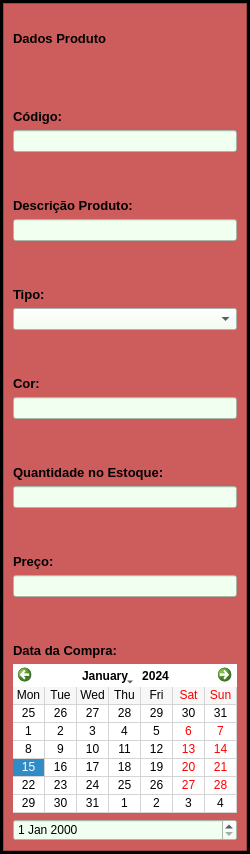
               <widget class="QFrame" name="frame_7">
                <property name="styleSheet">
                 <string notr="true">background-color:rgb(0,0,0)</string>
                </property>
                <property name="frameShape">
                 <enum>QFrame::StyledPanel</enum>
                </property>
                <property name="frameShadow">
                 <enum>QFrame::Raised</enum>
                </property>
                <layout class="QGridLayout" name="gridLayout_5">
                 <property name="sizeConstraint">
                  <enum>QLayout::SetMaximumSize</enum>
                 </property>
                 <property name="leftMargin">
                  <number>2</number>
                 </property>
                 <property name="topMargin">
                  <number>2</number>
                 </property>
                 <property name="rightMargin">
                  <number>2</number>
                 </property>
                 <property name="bottomMargin">
                  <number>2</number>
                 </property>
                 <item row="0" column="0">
                  <widget class="QFrame" name="frame_2">
                   <property name="sizePolicy">
                    <sizepolicy hsizetype="Preferred" vsizetype="Preferred">
                     <horstretch>0</horstretch>
                     <verstretch>0</verstretch>
                    </sizepolicy>
                   </property>
                   <property name="minimumSize">
                    <size>
                     <width>0</width>
                     <height>200</height>
                    </size>
                   </property>
                   <property name="maximumSize">
                    <size>
                     <width>400</width>
                     <height>16777215</height>
                    </size>
                   </property>
                   <property name="styleSheet">
                    <string notr="true">background-color: rgb(205,92,92);</string>
                   </property>
                   <property name="frameShape">
                    <enum>QFrame::StyledPanel</enum>
                   </property>
                   <property name="frameShadow">
                    <enum>QFrame::Raised</enum>
                   </property>
                   <layout class="QVBoxLayout" name="verticalLayout_23">
                    <item>
                     <widget class="QLabel" name="label_14">
                      <property name="minimumSize">
                       <size>
                        <width>0</width>
                        <height>50</height>
                       </size>
                      </property>
                      <property name="font">
                       <font>
                        <family>Arial</family>
                        <pointsize>10</pointsize>
                        <weight>75</weight>
                        <bold>true</bold>
                       </font>
                      </property>
                      <property name="text">
                       <string>Dados Produto</string>
                      </property>
                     </widget>
                    </item>
                    <item>
                     <spacer name="verticalSpacer_12">
                      <property name="orientation">
                       <enum>Qt::Vertical</enum>
                      </property>
                      <property name="sizeHint" stdset="0">
                       <size>
                        <width>20</width>
                        <height>40</height>
                       </size>
                      </property>
                     </spacer>
                    </item>
                    <item>
                     <layout class="QVBoxLayout" name="verticalLayout_7">
                      <item>
                       <widget class="QLabel" name="label_9">
                        <property name="font">
                         <font>
                          <family>Arial</family>
                          <pointsize>10</pointsize>
                          <weight>75</weight>
                          <bold>true</bold>
                         </font>
                        </property>
                        <property name="text">
                         <string>Código:</string>
                        </property>
                       </widget>
                      </item>
                      <item>
                       <widget class="QLineEdit" name="txt_cod_prod">
                        <property name="minimumSize">
                         <size>
                          <width>200</width>
                          <height>0</height>
                         </size>
                        </property>
                        <property name="maximumSize">
                         <size>
                          <width>16777215</width>
                          <height>16777215</height>
                         </size>
                        </property>
                        <property name="styleSheet">
                         <string notr="true">background-color:rgb(240,255,240)</string>
                        </property>
                       </widget>
                      </item>
                     </layout>
                    </item>
                    <item>
                     <spacer name="verticalSpacer_7">
                      <property name="orientation">
                       <enum>Qt::Vertical</enum>
                      </property>
                      <property name="sizeHint" stdset="0">
                       <size>
                        <width>20</width>
                        <height>40</height>
                       </size>
                      </property>
                     </spacer>
                    </item>
                    <item>
                     <layout class="QVBoxLayout" name="verticalLayout_8">
                      <item>
                       <widget class="QLabel" name="label_7">
                        <property name="font">
                         <font>
                          <family>Arial</family>
                          <pointsize>10</pointsize>
                          <weight>75</weight>
                          <bold>true</bold>
                         </font>
                        </property>
                        <property name="text">
                         <string>Descrição Produto:</string>
                        </property>
                       </widget>
                      </item>
                      <item>
                       <widget class="QLineEdit" name="txt_desc_prod">
                        <property name="minimumSize">
                         <size>
                          <width>200</width>
                          <height>0</height>
                         </size>
                        </property>
                        <property name="maximumSize">
                         <size>
                          <width>16777215</width>
                          <height>16777215</height>
                         </size>
                        </property>
                        <property name="styleSheet">
                         <string notr="true">background-color:rgb(240,255,240)</string>
                        </property>
                       </widget>
                      </item>
                     </layout>
                    </item>
                    <item>
                     <spacer name="verticalSpacer_8">
                      <property name="orientation">
                       <enum>Qt::Vertical</enum>
                      </property>
                      <property name="sizeHint" stdset="0">
                       <size>
                        <width>20</width>
                        <height>40</height>
                       </size>
                      </property>
                     </spacer>
                    </item>
                    <item>
                     <layout class="QVBoxLayout" name="verticalLayout_9">
                      <item>
                       <widget class="QLabel" name="label_8">
                        <property name="font">
                         <font>
                          <family>Arial</family>
                          <pointsize>10</pointsize>
                          <weight>75</weight>
                          <bold>true</bold>
                         </font>
                        </property>
                        <property name="text">
                         <string>Tipo:</string>
                        </property>
                       </widget>
                      </item>
                      <item>
                       <widget class="QComboBox" name="txt_tipo_prod">
                        <property name="minimumSize">
                         <size>
                          <width>200</width>
                          <height>0</height>
                         </size>
                        </property>
                        <property name="maximumSize">
                         <size>
                          <width>16777215</width>
                          <height>16777215</height>
                         </size>
                        </property>
                        <property name="styleSheet">
                         <string notr="true">background-color:rgb(240,255,240)</string>
                        </property>
                        <item>
                         <property name="text">
                          <string/>
                         </property>
                        </item>
                        <item>
                         <property name="text">
                          <string>Camisa</string>
                         </property>
                        </item>
                        <item>
                         <property name="text">
                          <string>Camiseta</string>
                         </property>
                        </item>
                        <item>
                         <property name="text">
                          <string>Blusa</string>
                         </property>
                        </item>
                        <item>
                         <property name="text">
                          <string>Short Masculino</string>
                         </property>
                        </item>
                        <item>
                         <property name="text">
                          <string>Short Feminino</string>
                         </property>
                        </item>
                        <item>
                         <property name="text">
                          <string>Bermuda Masculina</string>
                         </property>
                        </item>
                        <item>
                         <property name="text">
                          <string>Bermuda Feminina</string>
                         </property>
                        </item>
                        <item>
                         <property name="text">
                          <string>Short Jeans Masculino</string>
                         </property>
                        </item>
                        <item>
                         <property name="text">
                          <string>Short Jeans Feminino</string>
                         </property>
                        </item>
                        <item>
                         <property name="text">
                          <string>Bermuda Jeans Masculina</string>
                         </property>
                        </item>
                        <item>
                         <property name="text">
                          <string>Bermuda Jeans Feminina</string>
                         </property>
                        </item>
                        <item>
                         <property name="text">
                          <string>Calça Masculina</string>
                         </property>
                        </item>
                        <item>
                         <property name="text">
                          <string>Calça Feminina</string>
                         </property>
                        </item>
                        <item>
                         <property name="text">
                          <string>Calça Jeans Masculina</string>
                         </property>
                        </item>
                        <item>
                         <property name="text">
                          <string>Calça Jeans Feminina</string>
                         </property>
                        </item>
                       </widget>
                      </item>
                     </layout>
                    </item>
                    <item>
                     <spacer name="verticalSpacer_9">
                      <property name="orientation">
                       <enum>Qt::Vertical</enum>
                      </property>
                      <property name="sizeHint" stdset="0">
                       <size>
                        <width>20</width>
                        <height>40</height>
                       </size>
                      </property>
                     </spacer>
                    </item>
                    <item>
                     <layout class="QVBoxLayout" name="verticalLayout_12">
                      <item>
                       <widget class="QLabel" name="label_10">
                        <property name="font">
                         <font>
                          <family>Arial</family>
                          <pointsize>10</pointsize>
                          <weight>75</weight>
                          <bold>true</bold>
                         </font>
                        </property>
                        <property name="text">
                         <string>Cor:</string>
                        </property>
                       </widget>
                      </item>
                      <item>
                       <widget class="QLineEdit" name="txt_cor_prod">
                        <property name="minimumSize">
                         <size>
                          <width>200</width>
                          <height>0</height>
                         </size>
                        </property>
                        <property name="maximumSize">
                         <size>
                          <width>16777215</width>
                          <height>16777215</height>
                         </size>
                        </property>
                        <property name="styleSheet">
                         <string notr="true">background-color:rgb(240,255,240)</string>
                        </property>
                       </widget>
                      </item>
                     </layout>
                    </item>
                    <item>
                     <spacer name="verticalSpacer_10">
                      <property name="orientation">
                       <enum>Qt::Vertical</enum>
                      </property>
                      <property name="sizeHint" stdset="0">
                       <size>
                        <width>20</width>
                        <height>40</height>
                       </size>
                      </property>
                     </spacer>
                    </item>
                    <item>
                     <layout class="QVBoxLayout" name="verticalLayout_11">
                      <item>
                       <widget class="QLabel" name="label_13">
                        <property name="font">
                         <font>
                          <family>Arial</family>
                          <pointsize>10</pointsize>
                          <weight>75</weight>
                          <bold>true</bold>
                         </font>
                        </property>
                        <property name="text">
                         <string>Quantidade no Estoque:</string>
                        </property>
                       </widget>
                      </item>
                      <item>
                       <widget class="QLineEdit" name="txt_qntd_prod">
                        <property name="minimumSize">
                         <size>
                          <width>200</width>
                          <height>0</height>
                         </size>
                        </property>
                        <property name="maximumSize">
                         <size>
                          <width>16777215</width>
                          <height>16777215</height>
                         </size>
                        </property>
                        <property name="styleSheet">
                         <string notr="true">background-color:rgb(240,255,240)</string>
                        </property>
                       </widget>
                      </item>
                     </layout>
                    </item>
                    <item>
                     <spacer name="verticalSpacer_11">
                      <property name="orientation">
                       <enum>Qt::Vertical</enum>
                      </property>
                      <property name="sizeHint" stdset="0">
                       <size>
                        <width>20</width>
                        <height>40</height>
                       </size>
                      </property>
                     </spacer>
                    </item>
                    <item>
                     <layout class="QVBoxLayout" name="verticalLayout_10">
                      <item>
                       <widget class="QLabel" name="label_12">
                        <property name="font">
                         <font>
                          <family>Arial</family>
                          <pointsize>10</pointsize>
                          <weight>75</weight>
                          <bold>true</bold>
                         </font>
                        </property>
                        <property name="text">
                         <string>Preço:</string>
                        </property>
                       </widget>
                      </item>
                      <item>
                       <widget class="QLineEdit" name="txt_preco_prod">
                        <property name="minimumSize">
                         <size>
                          <width>200</width>
                          <height>0</height>
                         </size>
                        </property>
                        <property name="maximumSize">
                         <size>
                          <width>16777215</width>
                          <height>16777215</height>
                         </size>
                        </property>
                        <property name="styleSheet">
                         <string notr="true">background-color:rgb(240,255,240)</string>
                        </property>
                       </widget>
                      </item>
                     </layout>
                    </item>
                    <item>
                     <spacer name="verticalSpacer_13">
                      <property name="orientation">
                       <enum>Qt::Vertical</enum>
                      </property>
                      <property name="sizeHint" stdset="0">
                       <size>
                        <width>20</width>
                        <height>40</height>
                       </size>
                      </property>
                     </spacer>
                    </item>
                    <item>
                     <layout class="QVBoxLayout" name="verticalLayout_22">
                      <item>
                       <layout class="QVBoxLayout" name="verticalLayout_6">
                        <item>
                         <widget class="QLabel" name="label_90">
                          <property name="font">
                           <font>
                            <family>Arial</family>
                            <pointsize>10</pointsize>
                            <weight>75</weight>
                            <bold>true</bold>
                           </font>
                          </property>
                          <property name="text">
                           <string>Data da Compra:</string>
                          </property>
                         </widget>
                        </item>
                        <item>
                         <widget class="QCalendarWidget" name="calendario_prod">
                          <property name="styleSheet">
                           <string notr="true">background-color: rgb(255, 255, 255);
color: rgb(0, 0, 0);</string>
                          </property>
                          <property name="gridVisible">
                           <bool>true</bool>
                          </property>
                          <property name="horizontalHeaderFormat">
                           <enum>QCalendarWidget::ShortDayNames</enum>
                          </property>
                          <property name="verticalHeaderFormat">
                           <enum>QCalendarWidget::NoVerticalHeader</enum>
                          </property>
                          <property name="navigationBarVisible">
                           <bool>true</bool>
                          </property>
                          <property name="dateEditEnabled">
                           <bool>true</bool>
                          </property>
                         </widget>
                        </item>
                       </layout>
                      </item>
                      <item>
                       <widget class="QDateEdit" name="txt_data_prod">
                        <property name="maximumSize">
                         <size>
                          <width>16777215</width>
                          <height>16777215</height>
                         </size>
                        </property>
                        <property name="styleSheet">
                         <string notr="true">background-color:rgb(240,255,240)</string>
                        </property>
                       </widget>
                      </item>
                     </layout>
                    </item>
                   </layout>
                  </widget>
                 </item>
                </layout>
               </widget>
